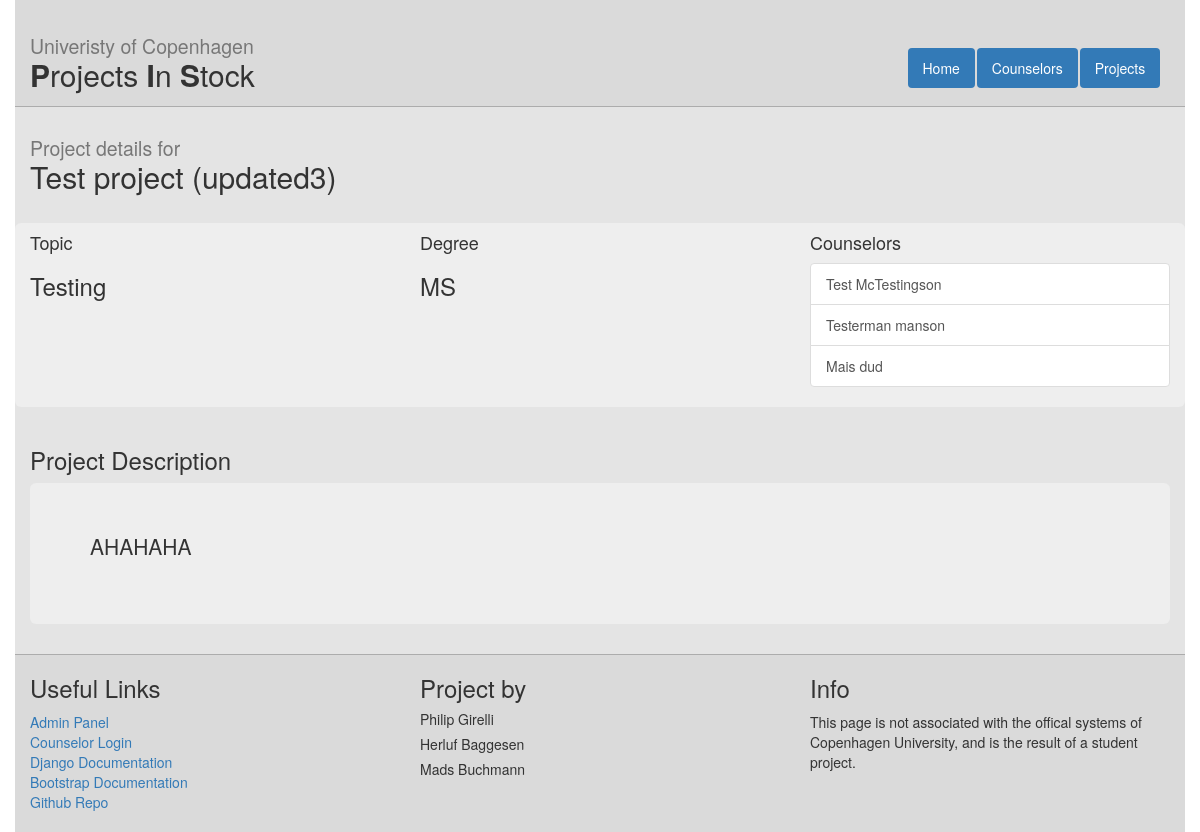
The app's page /projects/1/, older data.
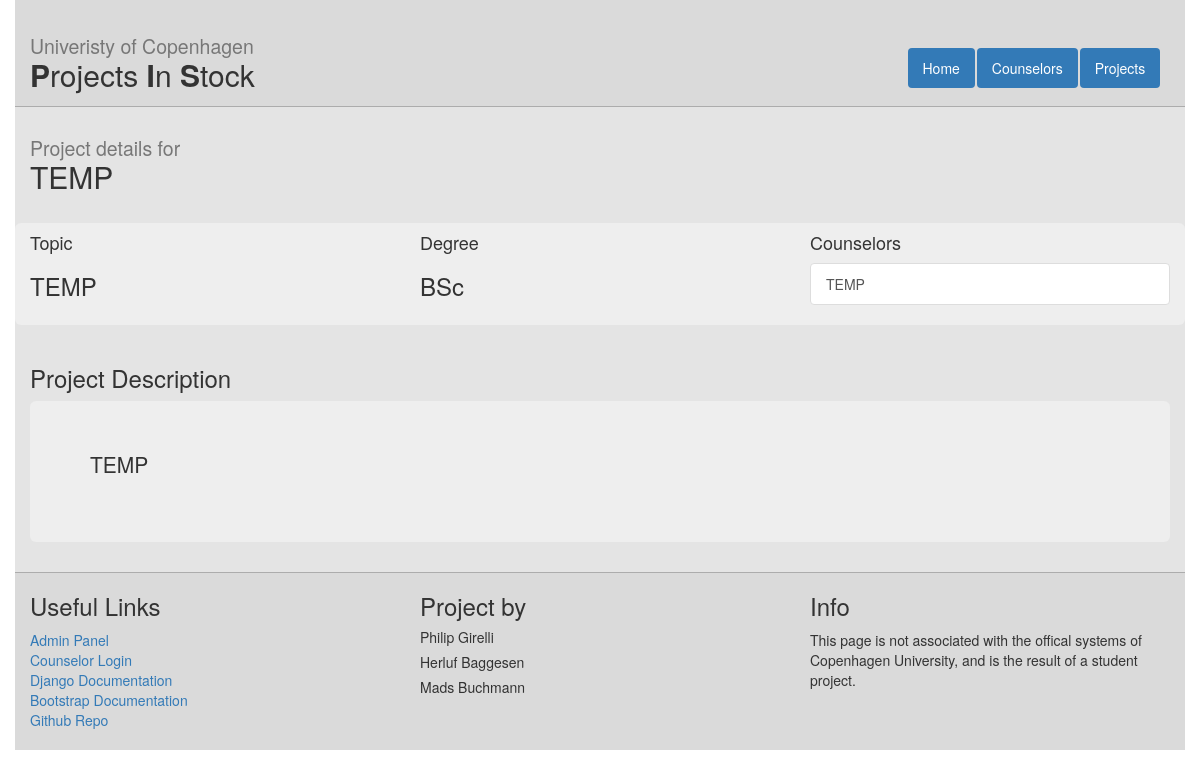
The same page, newer data.
### web/models.py (models this page shows, shortened)
class Project(models.Model):
    title = models.CharField(max_length = 120) #120 is up for discussion
    description = models.TextField()
    timestamp = models.DateTimeField(auto_now = False, auto_now_add = True)
    degree_choices = (('BSc','Bachelor'),('MS','Masters'))
    degree = models.CharField(max_length = 5, choices = degree_choices, default='BSc')
    topic = models.CharField(max_length = 120) #120 is up for discussion

class Counselor(models.Model):
    readonly_fields=('account_id',)
    name = models.CharField(max_length=255)
    email = models.EmailField()
    study_area = models.CharField(max_length=255)
    office = models.CharField(max_length=255)
    projects = models.ManyToManyField(Project)
    url = models.URLField(default="NOURL")
    account_id = models.IntegerField(default=-1)

### web/views.py (the view)
# urls.py: url(r'^projects/(?P<project_id>[0-9]+)/$', views.project_detail, name='project_detail'),
def project_detail(request, project_id):
    proj = get_object_or_404(Project, id=project_id)
    context = {
        'project': proj
    }
    return render(request, 'web/project_detail.html', context)

### web/templates/web/project_detail.html
{%extends "web/master.html" %}
{% block content%}
  <h2><small>Project details for</small> <br />{{ project.title }}</h2>
<br />
  <div class="row info-box">
  <div class="col-md-4">
    <h4>Topic</h4>
    <h3>{{ project.topic }}</h3>
  </div>
  <div class="col-md-4">
    <h4>Degree</h4>
    <h3>{{ project.degree }}</h3>
  </div>
  <div class="col-md-4">
    <h4>Counselors</h4>
      <div class="list-group">
      {% for c in project.counselor_set.all %}
        <a class="list-group-item" href="{% url 'counselor_detail' c.id %}">{{ c.name }}</a>
      {% endfor %}
    </div>
  </div>
  </div>
  <br />
  <h3>Project Description</h3>
  <div class="jumbotron">
  <p>{{ project.description }}</p>
  </div>
{%endblock%}

Row changes from the older to the newer data that the page shows:
removed Counselor: name "Testerman manson"
removed Counselor: name "Mais dud"
changed Project: title "Test project (updated3)" → "TEMP"; topic "Testing" → "TEMP"; degree "MS" → "BSc"; description "AHAHAHA" → "TEMP"
changed Counselor: name "Test McTestingson" → "TEMP"
